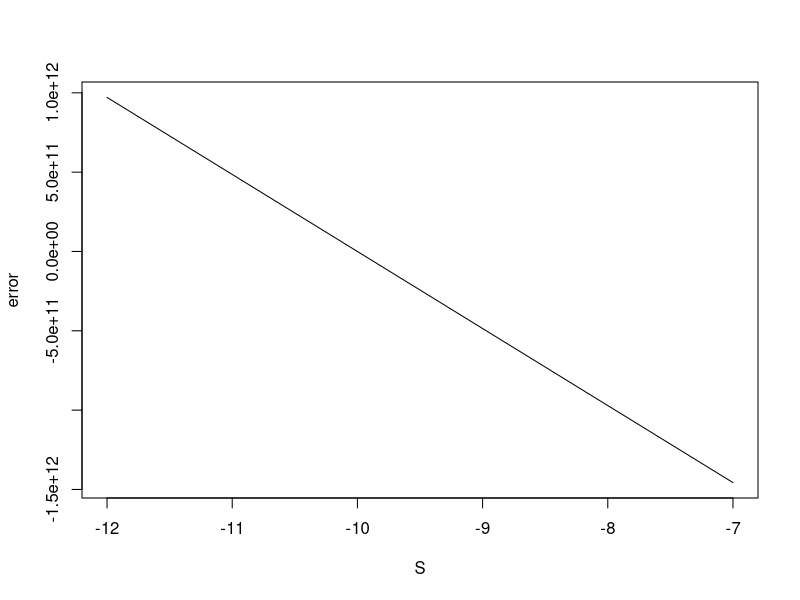

This figure's R source:

# final time for boundary value problem
TIME <- 3
# number of euler steps
STEPS <- 5000
h <- 3/STEPS

# sequence of different s values
S <- seq(-12,-7,0.01)

error <- array()
j <- 1

for( s in S ){

  z1 <- array()
  z2 <- array()
  
  z1[1] <- 1
  z2[1] <- s
  
  
  
  for( i in 1:(STEPS) ){
    
    z1[i+1] <- z1[i] + h*z2[i]
    z2[i+1] <- z2[i] + h*100*z1[i]
  
  }
  
  # plot one trajectory
  #plot( seq(0,TIME,h) , z1 , type = 'l')
  # print end point
  #print(z1[STEPS])
  
  e <- exp(-30) - z1[STEPS]
  #print(e)
  error[j] <- e
  j <- j+1

}

# Plot S vs. Error

plot( S , error , type = 'l')

# Choose best parameter S

best_s <- which.min(abs(error))
S[best_s]
